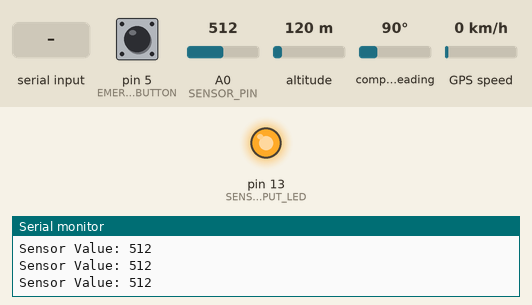
Simulated run of this sketch. Board: Arduino Uno, built with avr-gcc and run on an emulated ATmega328P. On the bench: output pins drawn as LEDs (lit = HIGH), the last lines printed to the serial monitor. The test bench sets the inputs (shaded band); at power-on: A0 (SENSOR_PIN) = 512, pin 5 (EMERGENCY_BUTTON) HIGH, altitude 120 m, compass heading 90°, GPS speed 0 km/h. The GPS gets a fix after 3 s at 37.7749, -122.4194 with 8 satellites; the modem accepts every AT command (registered, SIM ready, sends succeed) and sends nothing else.

Above: at 20.3 s.
20.4 s: A0 (SENSOR_PIN) set to 485
At 21.8 s:
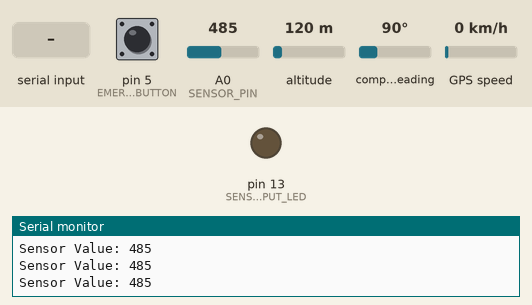
23.4 s: pin 5 (EMERGENCY_BUTTON) pulled LOW for 0.15 s
26.5 s: "1" received over Serial
29.5 s: "s" received over the second serial link
32.5 s: altitude set to 20 m
35.5 s: "s" received over Serial
Timing chart, 0 to 38.5 s (numbered marks = the images above; inputs shaded):
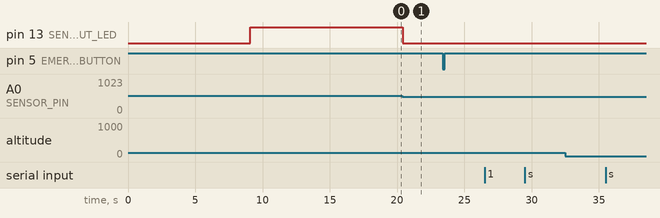

The sketch:

ALLINONETASER.ino
```cpp
/* ------------------------------------------------------------------------
 * Combined Safety Taser System
 * GSM (SIM800L) + GPS (NEO-6M) + Emergency Button + Analog Sensor
 * ------------------------------------------------------------------------*/

#include <SoftwareSerial.h>
#include <TinyGPS++.h>

/* ================= GSM MODULE ================= */
#define rxPin 2
#define txPin 3
SoftwareSerial sim800L(rxPin, txPin);

/* ================= GPS MODULE ================= */
SoftwareSerial gpsSerial(8, 9);
TinyGPSPlus gps;

/* ================= EMERGENCY BUTTON ================= */
#define EMERGENCY_BUTTON 5

/* ================= ANALOG SENSOR ================= */
#define SENSOR_PIN A0
#define SENSOR_OUTPUT_LED 13
int sensor;

/* ================= GPS VARIABLES ================= */
float latitude = 0.0;
float longitude = 0.0;
bool gpsValid = false;
unsigned long lastGpsPrint = 0;
const unsigned long GPS_PRINT_INTERVAL = 5000;

/* ================= BUTTON DEBOUNCE ================= */
bool lastButtonState = HIGH;
bool buttonState = HIGH;
unsigned long lastDebounceTime = 0;
const unsigned long DEBOUNCE_DELAY = 50;

/* ================= EMERGENCY COOLDOWN ================= */
bool emergencyTriggered = false;
unsigned long emergencyTriggerTime = 0;
const unsigned long TRIGGER_COOLDOWN = 5000;

String buff;

/* =================================================== */
void setup()
{
  Serial.begin(9600);
  sim800L.begin(9600);
  gpsSerial.begin(9600);

  pinMode(EMERGENCY_BUTTON, INPUT_PULLUP);
  pinMode(SENSOR_OUTPUT_LED, OUTPUT);

  Serial.println("Initializing Safety Taser System...");

  /* GSM Init */
  sim800L.println("AT");
  waitForResponse();
  sim800L.println("ATE1");
  waitForResponse();
  sim800L.println("AT+CMGF=1");
  waitForResponse();
  sim800L.println("AT+CNMI=1,2,0,0,0");
  waitForResponse();

  Serial.println("System Ready!");
}

/* =================================================== */
void loop()
{
  /* ---------- GPS READ ---------- */
  while (gpsSerial.available())
  {
    int data = gpsSerial.read();
    if (gps.encode(data))
    {
      if (gps.location.isValid())
      {
        latitude = gps.location.lat();
        longitude = gps.location.lng();
        gpsValid = true;

        if (millis() - lastGpsPrint > GPS_PRINT_INTERVAL)
        {
          Serial.print("GPS: ");
          Serial.print(latitude, 6);
          Serial.print(", ");
          Serial.println(longitude, 6);
          lastGpsPrint = millis();
        }
      }
    }
  }

  /* ---------- EMERGENCY BUTTON ---------- */
  int reading = digitalRead(EMERGENCY_BUTTON);

  if (reading != lastButtonState)
    lastDebounceTime = millis();

  if ((millis() - lastDebounceTime) > DEBOUNCE_DELAY)
  {
    if (reading != buttonState)
    {
      buttonState = reading;

      if (buttonState == LOW)
      {
        if (!emergencyTriggered ||
            millis() - emergencyTriggerTime >= TRIGGER_COOLDOWN)
        {
          triggerEmergency();
          emergencyTriggered = true;
          emergencyTriggerTime = millis();
        }
      }
    }
  }
  lastButtonState = reading;

  if (emergencyTriggered &&
      millis() - emergencyTriggerTime >= TRIGGER_COOLDOWN)
    emergencyTriggered = false;

  /* ---------- ANALOG SENSOR ---------- */
  sensor = analogRead(SENSOR_PIN);
  Serial.print("Sensor Value: ");
  Serial.println(sensor);

  if (sensor > 495)
    digitalWrite(SENSOR_OUTPUT_LED, HIGH);
  else
    digitalWrite(SENSOR_OUTPUT_LED, LOW);

  /* ---------- GSM RESPONSE ---------- */
  while (sim800L.available())
    Serial.println(sim800L.readString());

  /* ---------- SERIAL COMMANDS ---------- */
  while (Serial.available())
  {
    buff = Serial.readString();
    buff.trim();

    if (buff == "s") send_sms();
    else if (buff == "c") make_call();
    else sim800L.println(buff);
  }
}

/* =================================================== */
void triggerEmergency()
{
  Serial.println("!!! EMERGENCY ACTIVATED !!!");
  send_sms();
  delay(2000);
  make_call();
}

/* =================================================== */
void send_sms()
{
  sim800L.print("AT+CMGS=\"+917306677680\"\r");
  waitForResponse();

  String message = "NIHAL HAS ACTIVATED THE TASER!\n\nLOCATION:\n";

  if (gpsValid)
  {
    message += "Lat: " + String(latitude, 6);
    message += "\nLng: " + String(longitude, 6);
  }
  else
  {
    message += "GPS FIX NOT AVAILABLE";
  }

  sim800L.print(message);
  sim800L.write(0x1A);
  waitForResponse();
}

/* =================================================== */
void make_call()
{
  sim800L.println("ATD+917306677680;");
  waitForResponse();
}

/* =================================================== */
void waitForResponse()
{
  delay(1000);
  while (sim800L.available())
    Serial.println(sim800L.readString());
}
```

Measured:
- the behaviour switches between 496 and 495 on A0 (SENSOR_PIN) (found by bisection; images 0 and 1)
- after the input at 20.4 s, pin 13 (SENSOR_OUTPUT_LED): HIGH → LOW at once
